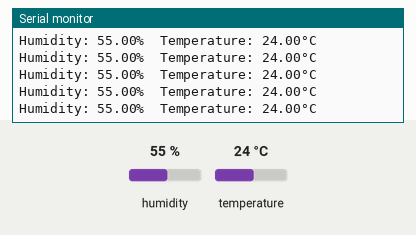
This sketch was run on a simulated Arduino Uno, built with avr-gcc and run on an emulated ATmega328P. Shown: the last lines printed to the serial monitor. The test bench sets the inputs (shaded band); at power-on: humidity 55 %, temperature 24 °C.

Above: at 2.8 s.
2.9 s: humidity set to 22 %
At 4.5 s:
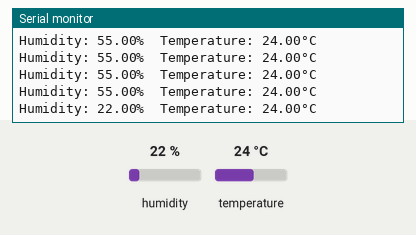
5.6 s: temperature set to 12 °C
At 6.0 s:
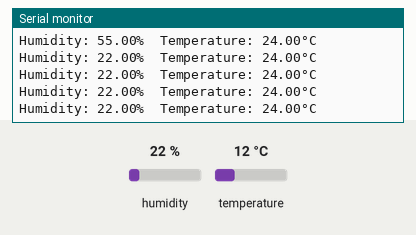
8.3 s: humidity set to 40 %
At 9.0 s:
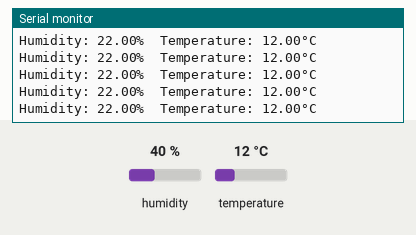
Timing chart, 0 to 11.3 s (numbered marks = the images above; inputs shaded):
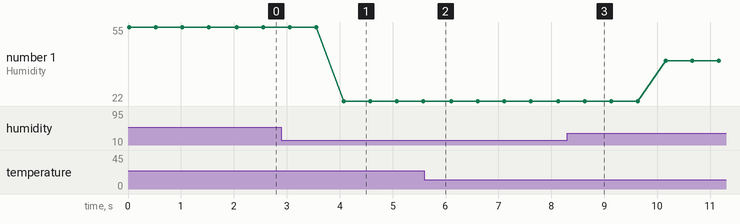

The sketch:

Libr_ReadDHT11.ino
```cpp
#include "DHT.h"
#define DHTPIN 2    // Digital pin connected to the DHT sensor
bool DHTError = false; // Checksum Error

#define DHTTYPE DHT11   // DHT 11

DHT dht(DHTPIN, DHTTYPE);

// defines variables
float Val_humi = 0; // Humidity variables
float Val_temp = 0;// Temperature variables

void setup() {
  Serial.begin(9600);
  dht.begin();
}
void loop() {
  Read_Sen_Dht11_Loop();
  Print_Serial_loop();
}

void Read_Sen_Dht11_Loop() {
  Val_humi = dht.readHumidity();
  Val_temp = dht.readTemperature();// Read temperature as Celsius (the default)
}
void Print_Serial_loop(){
  if (DHTError == false){
    Serial.print(F("Humidity: ")); Serial.print(Val_humi);
    Serial.print(F("%  Temperature: "));Serial.print(Val_temp);Serial.println(F("°C "));
  }else{
      Serial.println("Error");
    }
    DelayTimer(500000); //wait 2,5 sec
}
void DelayTimer(long int DelayValue){
  long int DelayTime = micros();
  do {
  }while (micros()-DelayTime < DelayValue);
}
```

Measured:
- after the input at 2.9 s, the serial monitor: prints a new line after 1.2 s (image 1)
- plotted number 1: 55 → 22 after the input at 2.9 s, 22 → 40 after the input at 8.3 s
